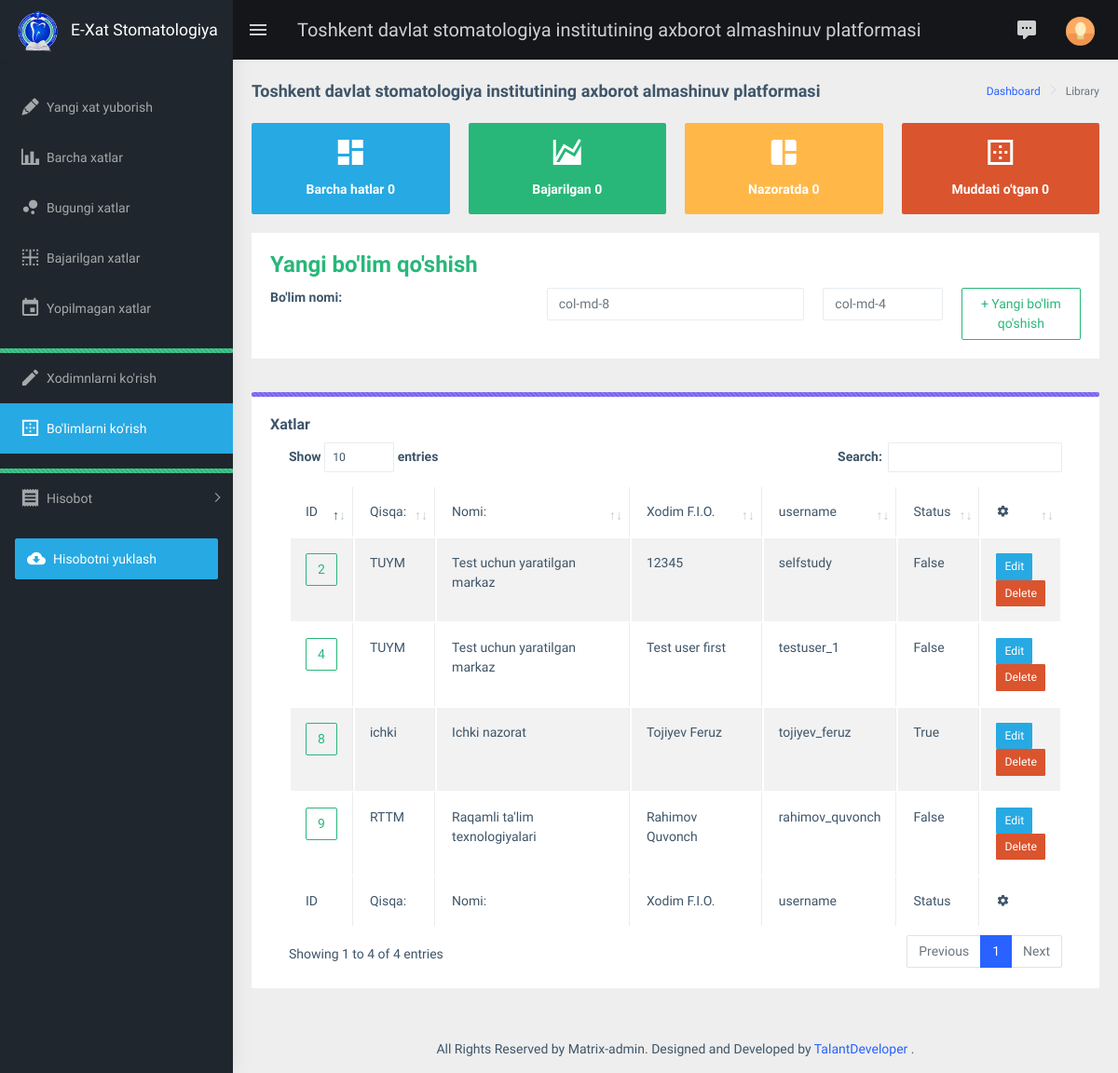
The page /centers/ (signed in) on the database as committed earlier.
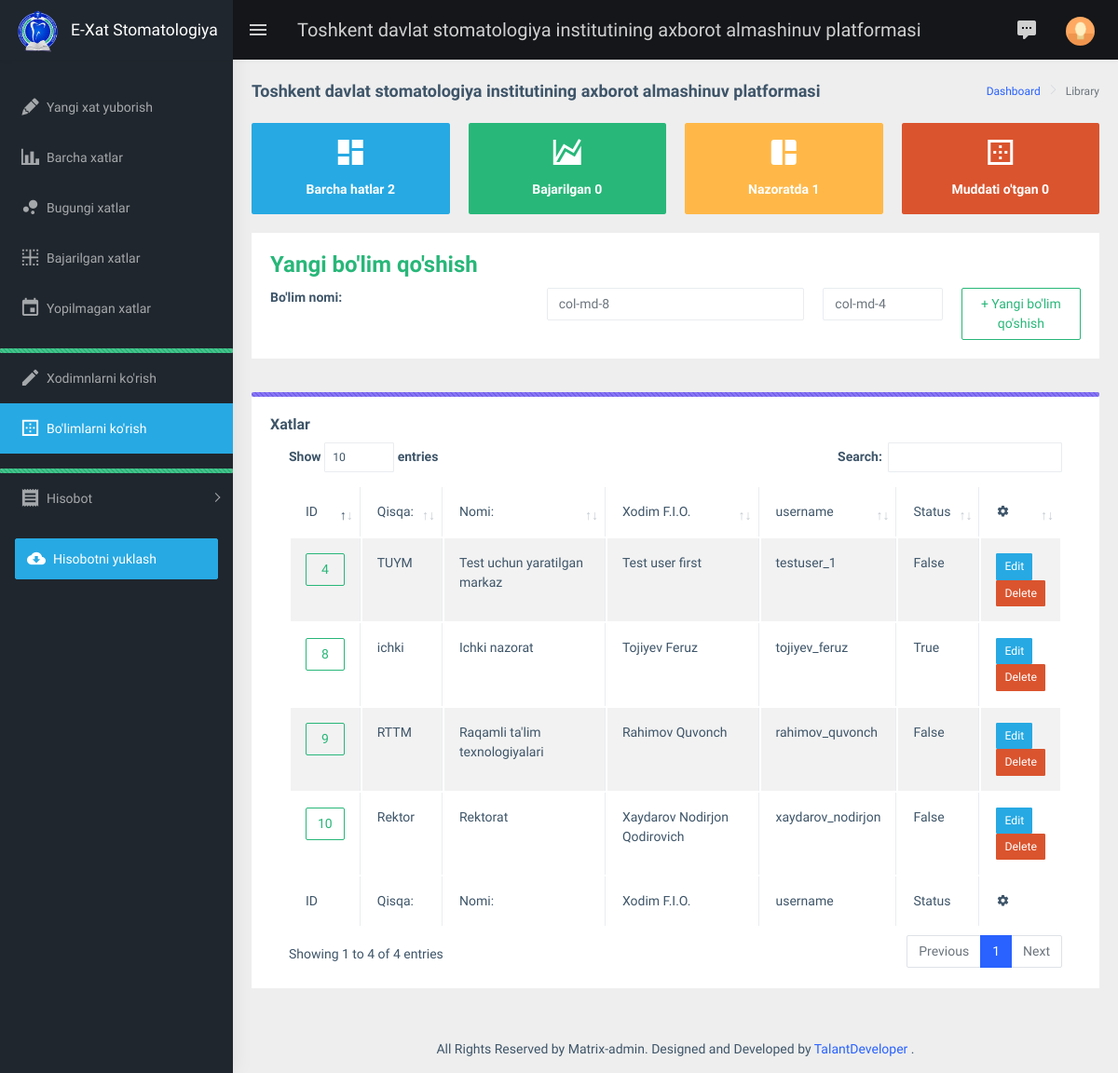
The same page on the database as committed later.
### main/models.py (models this page shows)
class Center(models.Model):
    name = models.CharField(max_length=256, verbose_name="Markaz")
    short = models.CharField(max_length=255, verbose_name="Short Name", null=True, blank=True)
    user = models.ForeignKey(User, on_delete=models.SET_NULL, verbose_name="Xodim", null=True, blank=True)
    create_at = models.DateTimeField(auto_now_add=True, verbose_name="Yaratilgan vaqt")
    update_at = models.DateTimeField(auto_now=True, verbose_name="O'zgartirilgan vaqt")
    def __str__(self):
        return f"{self.name}"
    def user_is_status(self):
        return self.user.is_superuser

### main/functions.py (the view)
    def _wrapped_view(request, *args, **kwargs):
        if not request.user.is_superuser:
            return redirect('main:welcome')
        return view_func(request, *args, **kwargs)

### main/functions.py (called while the page is built)
def superuser_required(view_func):
    def _wrapped_view(request, *args, **kwargs):
        if not request.user.is_superuser:
            return redirect('main:welcome')
        return view_func(request, *args, **kwargs)
    return _wrapped_view

### main/models.py (called while the page is built)
    @property
    def time_off(self):
        if not self.control_file and self.lifetime < datetime.now().date():
            return True
        else:
            return False

### main/views.py (called while the page is built)
@login_required
@superuser_required
def view_centers(request):
    if request.method == 'POST':
        return center_create(request)
    content = content_need(request)
    centers = Center.objects.all()
    content['centers'] = centers
    return render(request, 'center/view_center.html', context=content)

### templates/center/view_center.html (shortened to what the changed rows need)
{% extends 'base.html' %}
{% block content %}
    <div class="page-wrapper">
        <div class="container-fluid">
            <div class="row">
                <div class="col-md-6 col-lg-3 col-xlg-3">
                    <div class="card card-hover">
                        <div class="box bg-cyan text-center">
                            <h1 class="font-light text-white">
                                <i class="mdi mdi-view-dashboard"></i>
                            </h1>
                            <h6 class="text-white">Barcha hatlar {{ jami }}</h6>
                        </div>
                    </div>
                </div>
                <div class="col-md-6 col-lg-3 col-xlg-3">
                    <div class="card card-hover">
                        <div class="box bg-success text-center">
                            <h1 class="font-light text-white">
                                <i class="mdi mdi-chart-areaspline"></i>
                            </h1>
                        </div>
                    </div>
                </div>
                <div class="col-md-6 col-lg-3 col-xlg-3">
                    <div class="card card-hover">
                        <div class="box bg-warning text-center">
                            <h1 class="font-light text-white">
                                <i class="mdi mdi-collage"></i>
                            </h1>
                            <h6 class="text-white">Nazoratda {{ nazoratda }}</h6>
                        </div>
                    </div>
                </div>
                <div class="col-md-6 col-lg-3 col-xlg-3">
                    <div class="card card-hover">
                        <div class="box bg-danger text-center">
                            <h1 class="font-light text-white">
                                <i class="mdi mdi-border-outside"></i>
                            </h1>
                        </div>
                    </div>
                </div>
            </div>
            <div class="row">
                <div class="col-12">
                    <div class="card">
                        <div class="card-body">
                            <div class="table-responsive">
                                <table id="zero_config" class="table table-striped table-bordered">
                                    <thead>
                                    <tr>
                                        <th>ID</th>
                                        <th>Qisqa:</th>
                                        <th>Nomi:</th>
                                        <th>Xodim F.I.O.</th>
                                        <th>username</th>
                                        <th>Status</th>
                                        <th><i class="mdi mdi-settings fs-8"></i></th>
                                    </tr>
                                    </thead>
                                    <tbody>
                                    {% for center in centers %}
                                        <tr>
                                            <td>
                                                <a href="{% url 'main:center-edit' center.id %}">
                                                    <span class="btn btn-outline-success d-flex align-items-center justify-content-center ">
                                                        {{ center.id }}
                                                    </span>
                                                </a>
                                            </td>
                                            <td>{{ center.short }} </td>
                                            <td>{{ center.name }}</td>
                                            {% if center.user %}
                                                <td>{{ center.user.first_name }} {{ center.user.last_name }}</td>
                                                <td>{{ center.user.username }}</td>
                                                <td>{{ center.user.is_superuser }}</td>
                                            {% else %}
                                                <td> yo'q</td>
                                                <td></td>
                                                <td></td>
                                            {% endif %}
                                            <td>
                                                <a href="{% url 'main:center-edit' center.id %}">
                                                    <button type="button" class="btn btn-cyan btn-sm text-white">
                                                        Edit
                                                    </button>
                                                </a>
                                                <form method="post" action="{% url 'main:center-delete' center.pk %}">
                                                    <button type="submit" class="btn btn-danger btn-sm text-white"
                                                            onclick="return confirm('Siz haqiqatdan ham {{ center.name }} bo\'limni o\'chirmoqchimisiz?')">
                                                        Delete
                                                    </button>
                                                </form>
                                            </td>
                                        </tr>
                                    {% empty %}
                                        <td valign="top" colspan="8" class="dataTables_empty">
                                            Jadvalda ma'lumotlar mavjud emas
                                        </td>
                                    {% endfor %}
                                    </tbody>
                                    <tfoot>
                                    <tr>
                                        <th>ID</th>
                                        <th>Qisqa:</th>
                                        <th> Nomi:</th>
                                        <th>Xodim F.I.O.</th>
                                        <th>username</th>
                                        <th>Status</th>
                                        <th><i class="mdi mdi-settings fs-8"></i></th>
                                    </tr>
                                    </tfoot>
                                </table>
                            </div>
                        </div>
                    </div>
                </div>
            </div>
        </div>
    </div>
{% endblock %}

Rows that differ between the two databases and show on the page:
removed Center: id "2", short "TUYM", name "Test uchun yaratilgan markaz", user.first_name "12345", user.username "selfstudy", user.is_superuser "False"
added Center: id "10", short "Rektor", name "Rektorat", user.first_name "Xaydarov Nodirjon Qodirovich", user.username "xaydarov_nodirjon", user.is_superuser "False"
Other text that changed with them:
{{ jami }}: "0" → "2"
{{ nazoratda }}: "0" → "1"
